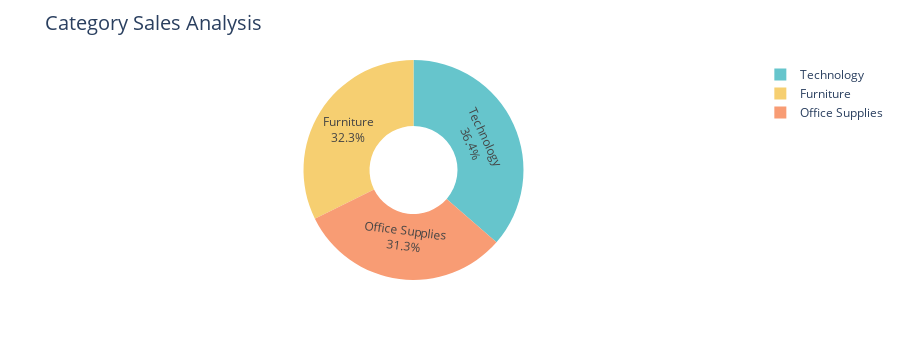

Notebook source saved alongside this figure:
### Code cell
fig= px.pie(category_sales_analysis, 
                      values="Sales", 
                      names="Category", 
                      hole=0.4, 
                      color_discrete_sequence= px.colors.qualitative.Pastel)
fig.update_traces(textposition = "inside", textinfo= "percent+label")
fig.update_layout(title_text = "Category Sales Analysis",title_font=dict(size= 20))
fig.show()

### Figure 1 — Plotly figure (JSON) as saved in the notebook; plotly's stock layout.template omitted (floating-point values rounded to 4 significant figures)
{"data": [{"domain": {"x": [0, 1], "y": [0, 1]}, "hole": 0.4, "hovertemplate": "Category=%{label}<br>Sales=%{value}<extra></extra>", "labels": ["Furniture", "Office Supplies", "Technology"], "legendgroup": "", "name": "", "showlegend": true, "textinfo": "percent+label", "textposition": "inside", "type": "pie", "values": [742000.0, 719000.0, 836200.0]}], "layout": {"autosize": true, "height": 360, "legend": {"tracegroupgap": 0}, "margin": {"t": 60}, "piecolorway": ["rgb(102, 197, 204)", "rgb(246, 207, 113)", "rgb(248, 156, 116)", "rgb(220, 176, 242)", "rgb(135, 197, 95)", "rgb(158, 185, 243)", "rgb(254, 136, 177)", "rgb(201, 219, 116)", "rgb(139, 224, 164)", "rgb(180, 151, 231)", "rgb(179, 179, 179)"], "title": {"font": {"size": 20}, "text": "Category Sales Analysis"}}}
